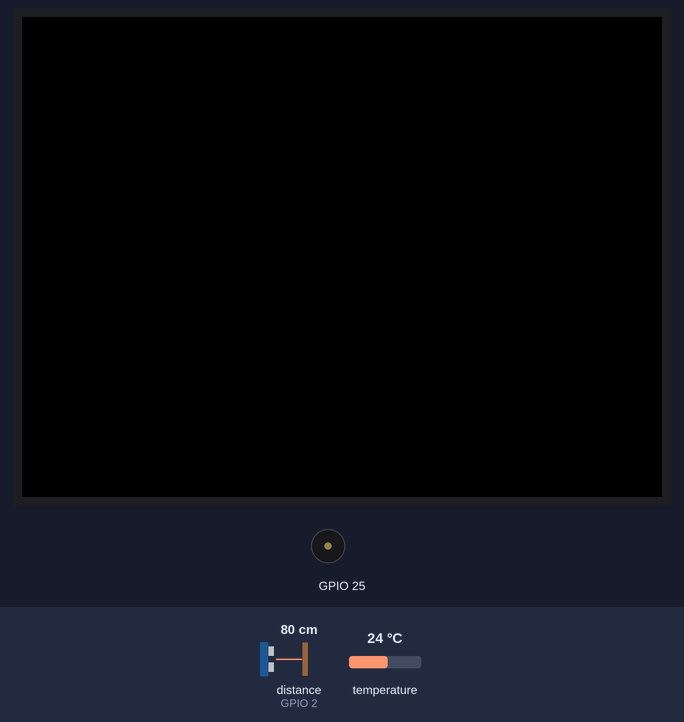
A sketch run on a simulated ESP32. Parts: 320×240 colour display, buzzer (waves = sounding). Wiring (inferred from the names in the program): ultrasonic range finder: trigger GPIO 5; echo GPIO 2. The test bench sets the inputs (shaded band); at power-on: distance to the obstacle (sensor on GPIO 2) 80 cm, temperature 24 °C. The echo pulse lasts 58.3 µs per cm; what the sketch prints to the serial monitor is not drawn.

Above: at 1.4 s.
1.5 s: distance to the obstacle (sensor on GPIO 2) set to 13 cm
3.4 s: distance to the obstacle (sensor on GPIO 2) set to 10 cm
At 6.7 s:
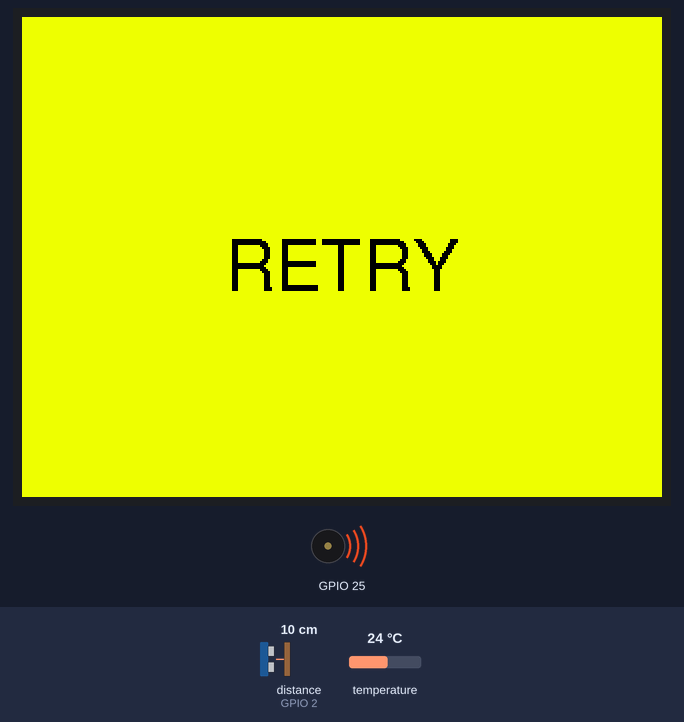
7.0 s: temperature set to 28 °C
At 10.9 s:
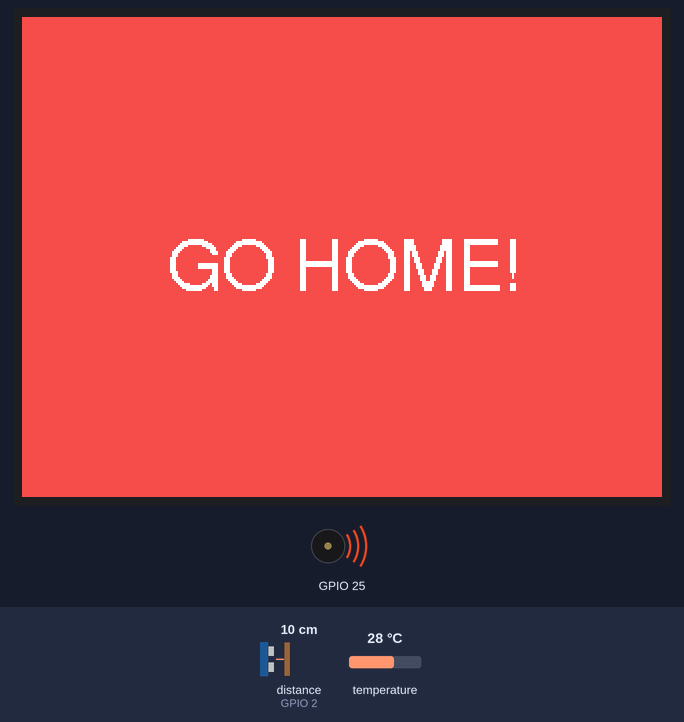
11.1 s: distance to the obstacle (sensor on GPIO 2) set to 4 cm
At 13.5 s:
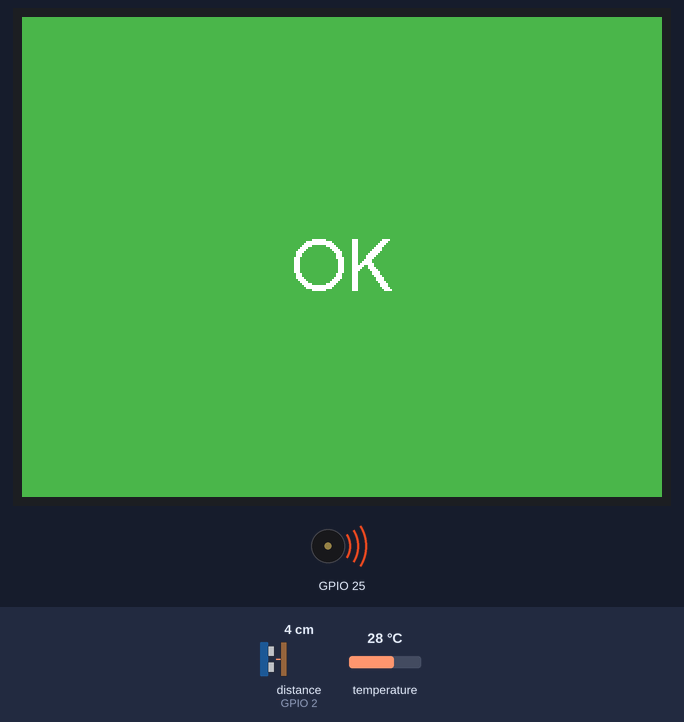
13.9 s: distance to the obstacle (sensor on GPIO 2) set to 2 cm
At 17.3 s:
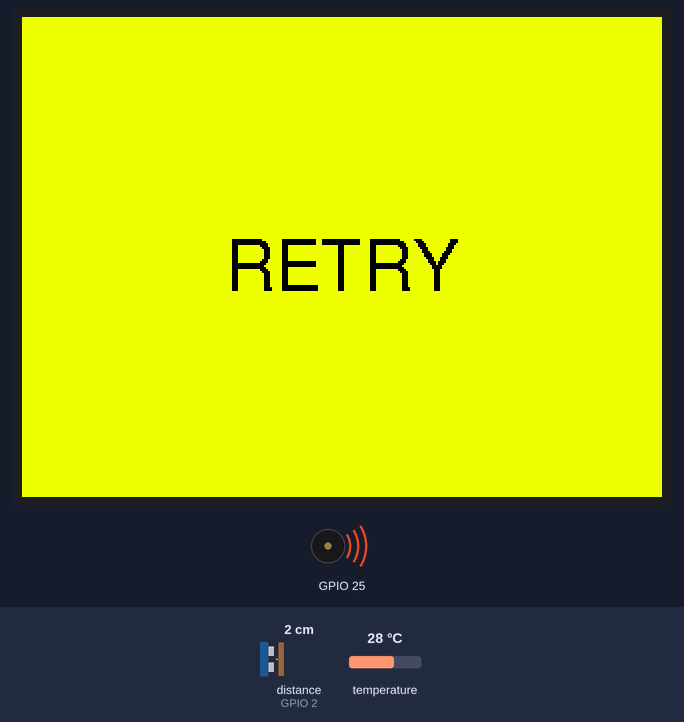
18.0 s: distance to the obstacle (sensor on GPIO 2) set to 9 cm
At 20.0 s:
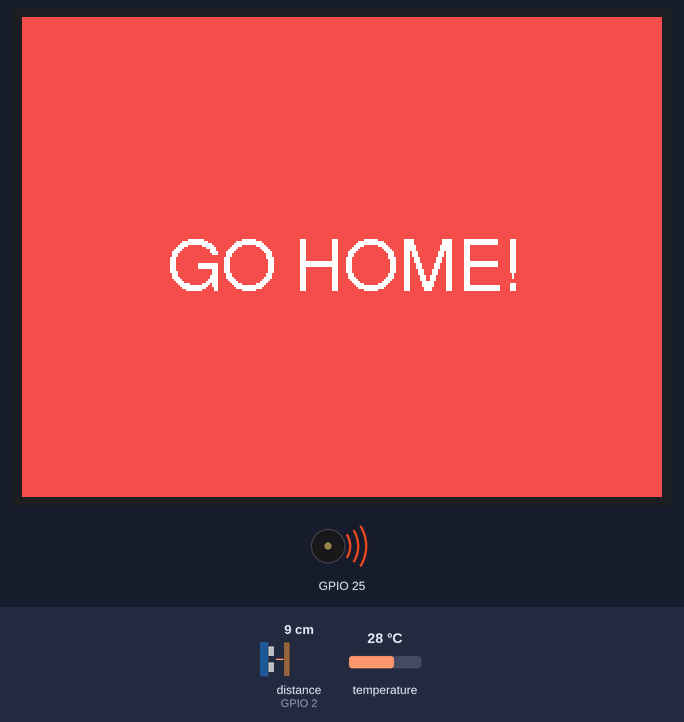
Timing chart, 0 to 21.8 s (numbered marks = the images above; inputs shaded):
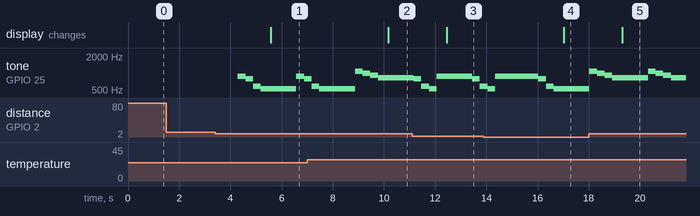

Measured:
- the behaviour switches between 12 and 11 cm on distance to the obstacle (sensor on GPIO 2) (found by bisection; images 0 and 1)
- after the input at 1.5 s, every drawn part: stays the same
- after the input at 3.4 s, tone on GPIO 25: plays 880 Hz for 0.30 s, 783 Hz for 0.30 s, 587 Hz for 0.30 s, 523 Hz for 1.4 s, 880 Hz for 0.30 s, 783 Hz for 0.12 s, starting after 0.89 s; the display: changes after 2.2 s (image 1)
- after the input at 7.0 s, the display: changes after 3.2 s (image 2)
- after the input at 11.1 s, the display: changes after 1.3 s (image 3)
- after the input at 13.9 s, the display: changes after 3.1 s (image 4)
- after the input at 18.0 s, the display: changes after 1.3 s (image 5)

The sketch:

TemperatureDistance.ino
```cpp
#include <M5Stack.h>
#include <Wire.h>
#include <Adafruit_AMG88xx.h>
#define echoPin 2 // attach pin D2 Arduino to pin Echo of HC-SR04
#define trigPin 5 //attach pin D3 Arduino to pin Trig of HC-SR04

// Fonts
#include "Free_Fonts.h"

// Color
#define MAIN_COLOR 0x355C
#define ALLOWED_COLOR 0x4DA9
#define AMBIGUOUS_COLOR 0xEFE0
#define NOT_ALLOWED_COLOR 0xF269

Adafruit_AMG88xx amg;

float pixels[AMG88xx_PIXEL_ARRAY_SIZE];
unsigned int scale[15];

void setup() {
    M5.begin();
    M5.Power.begin();
    Serial.begin(115200);
    Serial.println(F("AMG88xx pixels"));

    bool status;

    // default settings
    status = amg.begin();
    if (!status) {
        Serial.println("Could not find a valid AMG88xx sensor, check wiring!");
        while (1);
    }

    //Speaker初期化
    M5.Speaker.begin();
    //変数初期化
    scale[0] = 261; //4ド C
    scale[1] = 293; //4レ D
    scale[2] = 329; //4ミ E
    scale[3] = 349; //4ファ F
    scale[4] = 391; //4ソ G
    scale[5] = 440; //4ラ A
    scale[6] = 493; //4シ B
    scale[7] = 523; //5ド
    scale[8] = 587; //5レ
    scale[9] = 659; //5ミ
    scale[10] = 698; //5ファ
    scale[11] = 783; //5ソ
    scale[12] = 880; //5ラ
    scale[13] = 987; //5シ
    scale[14] = 1046; //　6ド

    Serial.println("-- Pixels Test --");

    Serial.println();
    pinMode(5, OUTPUT); // Sets the trigPin as an OUTPUT
    pinMode(2, INPUT); // Sets the echoPin as an INPUT
    delay(100); // let sensor boot up
}


void loop() {
    //read all the pixels
    amg.readPixels(pixels);

    int distance = calcDistance();
    if(distance){
      float data = pixels[19]+pixels[20]+pixels[21]+pixels[22];
      data += pixels[27]+2*pixels[28]+2*pixels[29]+pixels[30];
      data += pixels[35]+2*pixels[36]+2*pixels[37]+pixels[38];
      data += pixels[43]+pixels[44]+pixels[45]+pixels[46];

      Serial.print("Distance: ");
      Serial.print(distance);
      Serial.println(" cm");
      Serial.print("体温：");
      Serial.println(data/20);

      int j =  judge( data/20 , distance ) ;
      if( j == 1 ){
        allowedSound();
        allowedDisplay();
      }else if( j == 2){
        ambiguousSound();
        ambiguousDisplay();
      }else if( j == 3){
        notallowedSound();
        notallowedDisplay();
      }

    }

    //delay a second
    delay(1000);
}

int calcDistance(){
  // defines variables
  long duration; // variable for the duration of sound wave travel
  int distance; // variable for the distance measurement

  // Clears the trigPin condition
  digitalWrite(trigPin, LOW);
  delayMicroseconds(2);
  // Sets the trigPin HIGH (ACTIVE) for 10 microseconds
  digitalWrite(trigPin, HIGH);
  delayMicroseconds(10);
  digitalWrite(trigPin, LOW);
  // Reads the echoPin, returns the sound wave travel time in microseconds
  duration = pulseIn(echoPin, HIGH);
  // Calculating the distance
  distance = duration * 0.034 / 2; // Speed of sound wave divided by 2 (go and back)
  // Displays the distance on the Serial Monitor
  return distance;
}

int judge(float thermal, int distance){
  if(distance == 1){
    thermal += 5.772;
  }else if(distance == 2){
    thermal += 5.226;
  }else if(distance == 3){
    thermal += 7.198;
  }else if(distance == 4){
    thermal += 9.348;
  }else if(distance == 5 || (distance >= 5 && distance <= 10) ){
    thermal += 10.076;
  }else if(distance > 10){
    return 0;
  }

  if(thermal >= 35.0 && thermal <= 36.9){
    return 1;
  }else if(thermal <35.0 || (thermal >= 37.0 && thermal <= 37.4)){
    return 2;
  }else if(thermal > 37.5){
    return 3;
  }
}

void  allowedSound(){
  M5.Speaker.tone(scale[11]);
  delay(300);
  M5.Speaker.tone(scale[8]);
  delay(300);
  M5.Speaker.tone(scale[7]);
  delay(300);
  M5.Speaker.tone(scale[12]);
  delay(300);
  M5.Speaker.end();
}

void ambiguousSound(){
  M5.Speaker.tone(scale[12]);
  delay(300);
  M5.Speaker.tone(scale[11]);
  delay(300);
  M5.Speaker.tone(scale[8]);
  delay(300);
  M5.Speaker.tone(scale[7]);
  delay(300);
  M5.Speaker.end();
}

void notallowedSound(){
  M5.Speaker.tone(scale[14] + 30);
  delay(300);
  M5.Speaker.tone(scale[13] + 10);
  delay(300);
  M5.Speaker.tone(scale[12] + 25);
  delay(300);
  M5.Speaker.tone(scale[11] + 44);
  delay(300);
  M5.Speaker.end();
}

void allowedDisplay(){
  writeInCenter("OK", TFT_WHITE, ALLOWED_COLOR);
}

void ambiguousDisplay(){
  writeInCenter("RETRY", TFT_BLACK, AMBIGUOUS_COLOR);
}

void notallowedDisplay(){
  writeInCenter("GO HOME!", TFT_WHITE, NOT_ALLOWED_COLOR);
}

void writeInCenter(String text, int text_color, int bg_color){
  int xpos = 160;
  int ypos = 110;
  M5.Lcd.fillScreen(bg_color);
  M5.Lcd.setTextColor(text_color, bg_color);
  M5.Lcd.setFreeFont(FF19);
  M5.Lcd.drawCentreString(text, xpos, ypos, GFXFF);
}
```
